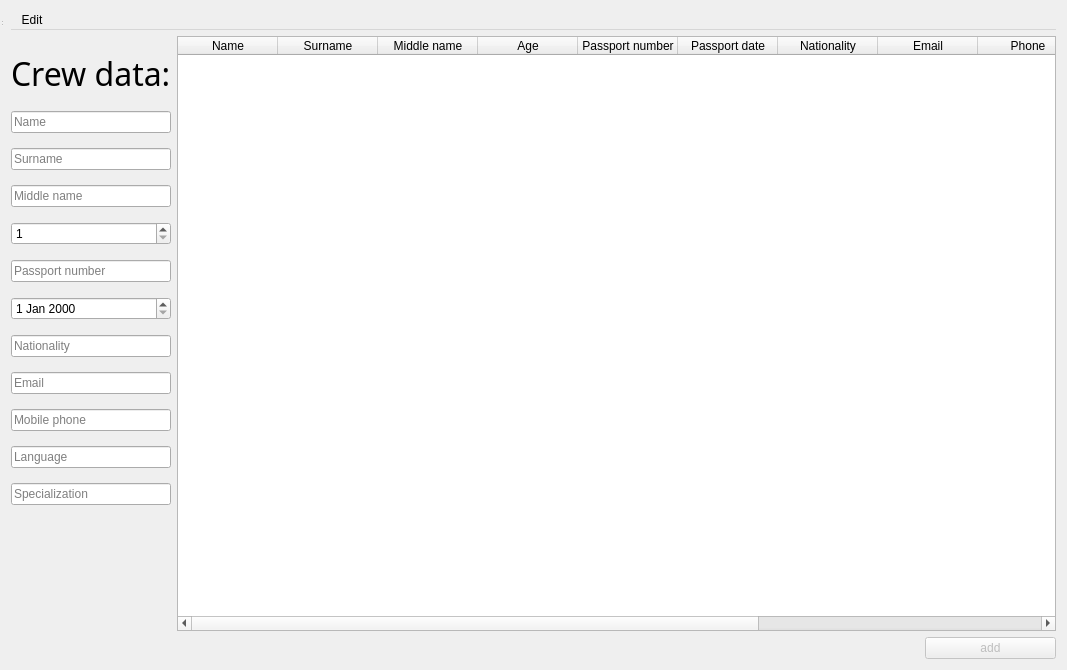
<?xml version="1.0" encoding="UTF-8"?>
<ui version="4.0">
 <class>crewregdialog</class>
 <widget class="QDialog" name="crewregdialog">
  <property name="geometry">
   <rect>
    <x>0</x>
    <y>0</y>
    <width>1067</width>
    <height>670</height>
   </rect>
  </property>
  <property name="baseSize">
   <size>
    <width>1650</width>
    <height>800</height>
   </size>
  </property>
  <property name="windowTitle">
   <string>Crew</string>
  </property>
  <layout class="QGridLayout" name="gridLayout">
   <item row="0" column="0">
    <widget class="QMenuBar" name="menubar">
     <widget class="QMenu" name="menuEdit">
      <property name="title">
       <string>Edit</string>
      </property>
      <addaction name="actionUndo"/>
     </widget>
     <addaction name="menuEdit"/>
    </widget>
   </item>
   <item row="1" column="0">
    <layout class="QVBoxLayout" name="verticalLayout" stretch="0,0">
     <item>
      <layout class="QHBoxLayout" name="horizontalLayout_2" stretch="1,6">
       <item>
        <layout class="QVBoxLayout" name="verticalLayout_2">
         <property name="spacing">
          <number>0</number>
         </property>
         <item>
          <widget class="QLabel" name="label">
           <property name="sizePolicy">
            <sizepolicy hsizetype="Fixed" vsizetype="Fixed">
             <horstretch>0</horstretch>
             <verstretch>0</verstretch>
            </sizepolicy>
           </property>
           <property name="font">
            <font>
             <family>Academy Engraved LET</family>
             <pointsize>24</pointsize>
            </font>
           </property>
           <property name="text">
            <string>Crew data:</string>
           </property>
          </widget>
         </item>
         <item>
          <widget class="QLineEdit" name="name">
           <property name="placeholderText">
            <string>Name</string>
           </property>
          </widget>
         </item>
         <item>
          <widget class="QLineEdit" name="surname">
           <property name="placeholderText">
            <string>Surname</string>
           </property>
          </widget>
         </item>
         <item>
          <widget class="QLineEdit" name="middle">
           <property name="placeholderText">
            <string>Middle name</string>
           </property>
          </widget>
         </item>
         <item>
          <widget class="QSpinBox" name="Age">
           <property name="specialValueText">
            <string/>
           </property>
           <property name="accelerated">
            <bool>false</bool>
           </property>
           <property name="minimum">
            <number>1</number>
           </property>
           <property name="value">
            <number>1</number>
           </property>
          </widget>
         </item>
         <item>
          <widget class="QLineEdit" name="passNum">
           <property name="placeholderText">
            <string>Passport number</string>
           </property>
          </widget>
         </item>
         <item>
          <widget class="QDateEdit" name="passDate"/>
         </item>
         <item>
          <widget class="QLineEdit" name="nationality">
           <property name="placeholderText">
            <string>Nationality</string>
           </property>
          </widget>
         </item>
         <item>
          <widget class="QLineEdit" name="email">
           <property name="placeholderText">
            <string>Email</string>
           </property>
          </widget>
         </item>
         <item>
          <widget class="QLineEdit" name="phone">
           <property name="placeholderText">
            <string>Mobile phone</string>
           </property>
          </widget>
         </item>
         <item>
          <widget class="QLineEdit" name="language">
           <property name="text">
            <string/>
           </property>
           <property name="placeholderText">
            <string>Language</string>
           </property>
          </widget>
         </item>
         <item>
          <widget class="QLineEdit" name="specialization">
           <property name="placeholderText">
            <string>Specialization</string>
           </property>
          </widget>
         </item>
         <item>
          <spacer name="verticalSpacer">
           <property name="orientation">
            <enum>Qt::Orientation::Vertical</enum>
           </property>
           <property name="sizeType">
            <enum>QSizePolicy::Policy::Fixed</enum>
           </property>
           <property name="sizeHint" stdset="0">
            <size>
             <width>20</width>
             <height>100</height>
            </size>
           </property>
          </spacer>
         </item>
        </layout>
       </item>
       <item>
        <widget class="QTableWidget" name="tableWidget">
         <property name="minimumSize">
          <size>
           <width>825</width>
           <height>0</height>
          </size>
         </property>
         <property name="editTriggers">
          <set>QAbstractItemView::EditTrigger::NoEditTriggers</set>
         </property>
         <property name="showGrid">
          <bool>true</bool>
         </property>
         <property name="sortingEnabled">
          <bool>false</bool>
         </property>
         <property name="rowCount">
          <number>0</number>
         </property>
         <property name="columnCount">
          <number>12</number>
         </property>
         <attribute name="horizontalHeaderCascadingSectionResizes">
          <bool>false</bool>
         </attribute>
         <attribute name="horizontalHeaderDefaultSectionSize">
          <number>100</number>
         </attribute>
         <column>
          <property name="text">
           <string>Name</string>
          </property>
         </column>
         <column>
          <property name="text">
           <string>Surname</string>
          </property>
         </column>
         <column>
          <property name="text">
           <string>Middle name</string>
          </property>
         </column>
         <column>
          <property name="text">
           <string>Age</string>
          </property>
         </column>
         <column>
          <property name="text">
           <string>Passport number</string>
          </property>
         </column>
         <column>
          <property name="text">
           <string>Passport date</string>
          </property>
         </column>
         <column>
          <property name="text">
           <string>Nationality</string>
          </property>
         </column>
         <column>
          <property name="text">
           <string>Email</string>
          </property>
         </column>
         <column>
          <property name="text">
           <string>Phone</string>
          </property>
         </column>
         <column>
          <property name="text">
           <string>Language</string>
          </property>
         </column>
         <column>
          <property name="text">
           <string>Specialization</string>
          </property>
         </column>
         <column>
          <property name="text">
           <string/>
          </property>
         </column>
        </widget>
       </item>
      </layout>
     </item>
     <item>
      <layout class="QHBoxLayout" name="horizontalLayout" stretch="7,1">
       <property name="sizeConstraint">
        <enum>QLayout::SizeConstraint::SetDefaultConstraint</enum>
       </property>
       <item>
        <spacer name="horizontalSpacer">
         <property name="orientation">
          <enum>Qt::Orientation::Horizontal</enum>
         </property>
         <property name="sizeHint" stdset="0">
          <size>
           <width>40</width>
           <height>20</height>
          </size>
         </property>
        </spacer>
       </item>
       <item>
        <widget class="QPushButton" name="add">
         <property name="enabled">
          <bool>false</bool>
         </property>
         <property name="whatsThis">
          <string/>
         </property>
         <property name="text">
          <string>add</string>
         </property>
        </widget>
       </item>
      </layout>
     </item>
    </layout>
   </item>
  </layout>
  <widget class="QStatusBar" name="statusbar">
   <property name="geometry">
    <rect>
     <x>0</x>
     <y>0</y>
     <width>3</width>
     <height>27</height>
    </rect>
   </property>
  </widget>
  <action name="actionUndo">
   <property name="text">
    <string>Undo</string>
   </property>
   <property name="shortcut">
    <string>Ctrl+Z</string>
   </property>
  </action>
 </widget>
 <resources/>
 <connections/>
</ui>
